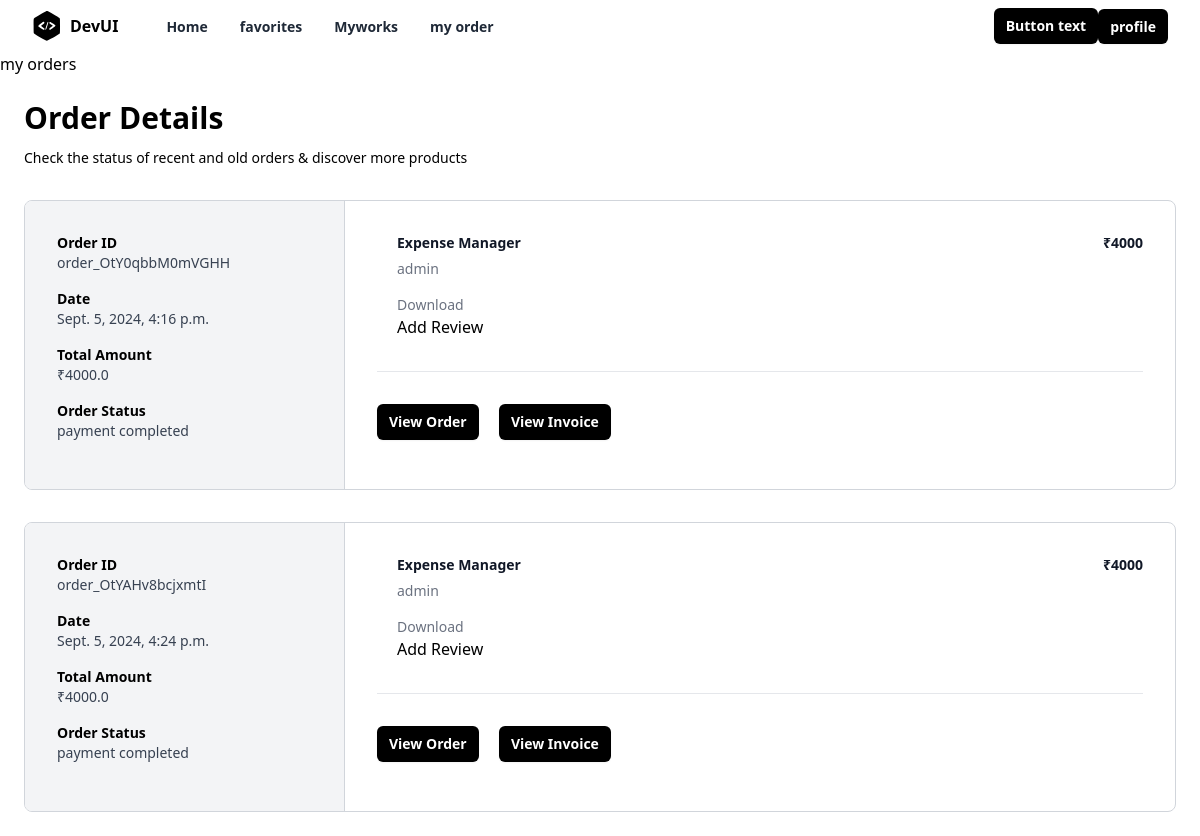
Screenshot of /order/summary/ (signed in) with the database file from the repository.
### store/models.py (models this page shows, shortened)
class OrderSummary(models.Model):
    user_object=models.ForeignKey(User,on_delete=models.CASCADE,related_name='orders')
    project_objects=models.ManyToManyField(Project)
    order_id=models.CharField(max_length=200,null=True)
    is_paid=models.BooleanField(default=False)
    created_date=models.DateTimeField(auto_now_add=True)
    updated_date=models.DateTimeField(auto_now=True)
    is_active=models.BooleanField(default=True)
    total=models.FloatField(null=True)   #total amount

class Project(models.Model):
    title=models.CharField(max_length=200)
    description=models.TextField()
    tag_objects=models.ManyToManyField(Tag)
    owner=models.ForeignKey(User,on_delete=models.CASCADE,related_name="projects")
    thumbnail=EmbedVideoField()
    price=models.PositiveIntegerField()
    files=models.FileField(upload_to="projects",null=True)
    created_date=models.DateTimeField(auto_now_add=True)
    updated_date=models.DateTimeField(auto_now=True)
    is_active=models.BooleanField(default=True)

### store/views.py (the view)
# urls.py: path('order/summary/',views.MyPurchaseView.as_view(),name='order-summary'),
class MyPurchaseView(View):
    model=OrderSummary
    context_object_name='orders'
    def get(self,request,*args,**kwargs):
        qs=OrderSummary.objects.filter(user_object=request.user,is_paid=True).order_by('created_date') # loged user is_paid=true taking
        return render(request,'store/order_summary.html',{'orders':qs})

### store/templates/store/order_summary.html (shortened to what this page needs)
{%extends 'store/base.html'%}
{%load embed_video_tags %}
{%block main_block%}
<h3>my orders</h3>
<div class="mx-auto my-4 max-w-6xl px-2 md:my-6 md:px-0">
    <h2 class="text-3xl font-bold">Order Details</h2>
    <div class="mt-3 text-sm">
      Check the status of recent and old orders &amp; discover more products
    </div>
    {%for o in orders%}
    <div class="mt-8 flex flex-col overflow-hidden rounded-lg border border-gray-300 md:flex-row">
        <div class="w-full border-r border-gray-300 bg-gray-100 md:max-w-xs">
          <div class="p-8">
            <div class="grid grid-cols-2 sm:grid-cols-4 md:grid-cols-1">
              <div class="mb-4">
                <div class="text-sm font-semibold">Order ID</div>
                <div class="text-sm font-medium text-gray-700">{{o.order_id}}</div>
              </div>
              <div class="mb-4">
                <div class="text-sm font-semibold">Date</div>
                <div class="text-sm font-medium text-gray-700">{{o.created_date}}</div>
              </div>
              <div class="mb-4">
                <div class="text-sm font-semibold">Total Amount</div>
                <div class="text-sm font-medium text-gray-700">₹{{o.total}}</div>
              </div>
              <div class="mb-4">
                <div class="text-sm font-semibold">Order Status</div>
                <div class="text-sm font-medium text-gray-700">
                    {%if o.is_paid%}
                        payment completed
                    {%else%}
                        payment pending
                    {%endif%}
                </div>
              </div>
            </div>
          </div>
        </div>
        <div class="flex-1">
          <div class="p-8">
            <ul class="-my-7 divide-y divide-gray-200">
              {%for p in o.project_objects.all%}
              <li class="flex flex-col justify-between space-x-5 py-7 md:flex-row">
                <div class="flex flex-1 items-stretch">
                  <div class="ml-5 flex flex-col justify-between">
                    <div class="flex-1">
                      <p class="text-sm font-bold text-gray-900">
                      {{p.title}}
                      </p>
                      <p class="mt-1.5 text-sm font-medium text-gray-500">{{p.owner}}</p>
                    </div>
                    <p class="mt-4 text-sm font-medium text-gray-500">
                      {%if o.is_paid%}
                      <a href="{{p.files.url}}" download>Download</a>
                      {%endif%}
                    </p>
                    <p><a href="{%url 'review-add' p.id%}">Add Review</a></p>
                  </div>
                </div>
                <div class="ml-auto flex flex-col items-end justify-between">
                  <p class="text-right text-sm font-bold text-gray-900">₹{{p.price}}</p>
                </div>
              </li>
              {%endfor%}
            </ul>
            <hr class="my-8 border-t border-t-gray-200" />
            <div class="space-x-4">
              <button
                type="button"
                class="rounded-md bg-black px-3 py-2 text-sm font-semibold text-white shadow-sm hover:bg-black/80 focus-visible:outline focus-visible:outline-2 focus-visible:outline-offset-2 focus-visible:outline-black"
              >
                View Order
              </button>
              <button
                type="button"
                class="rounded-md bg-black px-3 py-2 text-sm font-semibold text-white shadow-sm hover:bg-black/80 focus-visible:outline focus-visible:outline-2 focus-visible:outline-offset-2 focus-visible:outline-black"
              >
                View Invoice
              </button>
            </div>
          </div>
        </div>
      </div>
    {%endfor%}
  </div>
{%endblock%}

### rows the page displays
OrderSummary: order_id "order_OtY0qbbM0mVGHH", created_date "Sept. 5, 2024, 4:16 p.m.", total "4000.0", is_paid "payment completed"
Project: title "Expense Manager", owner "admin", price "4000"
OrderSummary: order_id "order_OtYAHv8bcjxmtI", created_date "Sept. 5, 2024, 4:24 p.m.", total "4000.0", is_paid "payment completed"
